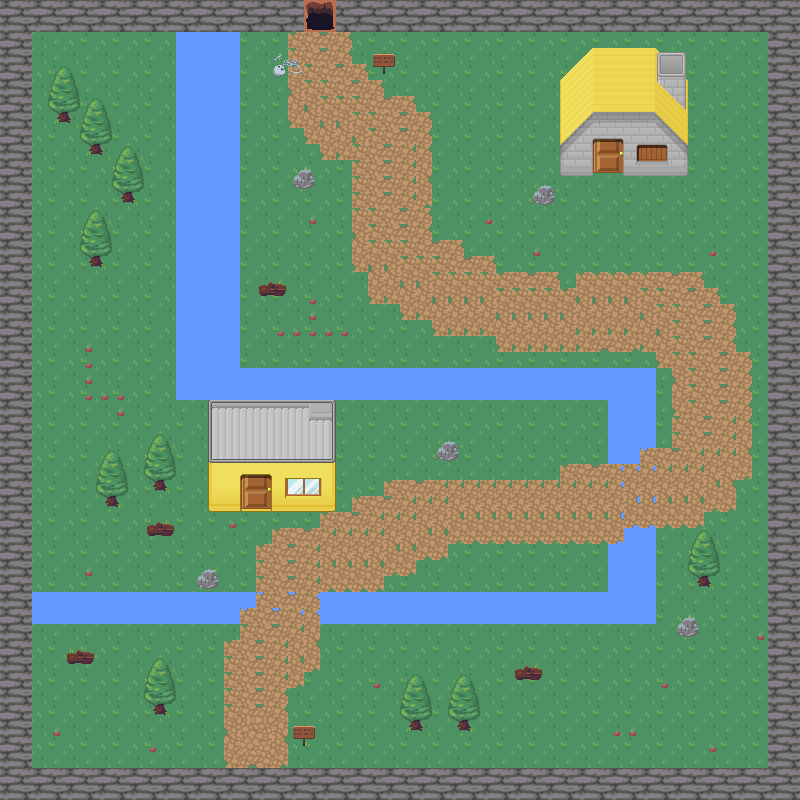

Below is a game level as drawn by its tile map, then a one-line description and the .tmx that defines it (tile-layer data replaced by summaries):
An orthogonal 50x50 tile map with 16x16 px tiles, 8 tile layers (background, wall, water, path, ...), 3 tilesets and 57 objects (35x collision, player, enter_house, enter_house_exit, exit_house2, ...).

<map version="1.10" tiledversion="1.10.1" orientation="orthogonal" renderorder="right-down" width="50" height="50" tilewidth="16" tileheight="16" infinite="0" nextlayerid="11" nextobjectid="59">
 <tileset firstgid="1" source="nature.tsx" />
 <tileset firstgid="721" source="house.tsx" />
 <tileset firstgid="2641" source="dungeon2.tsx" />
 <layer id="1" name="background" width="50" height="50">
  <data>[2500 cells, 2500 non-empty, 4 distinct tile ids]</data>
 </layer>
 <layer id="2" name="wall" width="50" height="50">
  <data>[2500 cells, 384 non-empty, 4 distinct tile ids]</data>
 </layer>
 <layer id="3" name="water" width="50" height="50">
  <data>[2500 cells, 258 non-empty, 4 distinct tile ids]</data>
 </layer>
 <layer id="4" name="path" width="50" height="50">
  <data>[2500 cells, 412 non-empty, 16 distinct tile ids]</data>
 </layer>
 <layer id="6" name="decorations" width="50" height="50">
  <data>[2500 cells, 94 non-empty, 15 distinct tile ids]</data>
 </layer>
 <layer id="7" name="house" width="50" height="50">
  <data>[2500 cells, 56 non-empty, 56 distinct tile ids]</data>
 </layer>
 <layer id="8" name="dungeon" width="50" height="50">
  <data>[2500 cells, 8 non-empty, 8 distinct tile ids]</data>
 </layer>
 <layer id="10" name="top" width="50" height="50">
  <data>[2500 cells, 124 non-empty, 70 distinct tile ids]</data>
 </layer>
 <objectgroup id="5" name="Objects">
  <object id="1" name="player" x="390.819" y="138.63">
   <point />
  </object>
  <object id="2" x="10.3235" y="-32.4454" width="651.857" height="41.2941" />
  <object id="3" x="489.63" y="-72.2647" />
  <object id="4" name="collision" type="collision" x="11.9952" y="8.6632" width="789.018" height="22.6576" />
  <object id="5" name="collision" type="collision" x="769.026" y="8.6632" width="7.9968" height="789.684" />
  <object id="6" name="collision" type="collision" x="0.6664" y="769.692" width="799.014" height="28.6552" />
  <object id="7" name="collision" type="collision" x="1.3328" y="-0.6664" width="31.3208" height="800.347" />
  <object id="8" name="collision" type="collision" x="177.262" y="33.32" width="63.9744" height="365.854" />
  <object id="9" name="collision" type="collision" x="177.262" y="369.186" width="477.142" height="29.3216" />
  <object id="10" name="collision" type="collision" x="608.423" y="449.154" width="31.9872" height="14.6608" />
  <object id="11" name="collision" type="collision" x="607.757" y="398.507" width="49.3136" height="51.3128" />
  <object id="12" name="collision" type="collision" x="625.75" y="529.788" width="29.3216" height="13.328" />
  <object id="13" name="collision" type="collision" x="609.756" y="545.115" width="45.9816" height="77.9688" />
  <object id="14" name="collision" type="collision" x="321.205" y="593.762" width="291.883" height="29.988" />
  <object id="15" name="collision" type="collision" x="240.57" y="593.762" width="15.9936" height="13.328" />
  <object id="16" name="collision" type="collision" x="34.6528" y="594.429" width="205.251" height="29.3216" />
  <object id="17" x="153.272" y="10.6624" />
  <object id="18" x="141.943" y="25.3232" />
  <object id="19" x="213.248" y="22.6576" />
  <object id="20" x="213.248" y="21.9912" />
  <object id="21" type="collision" x="60" y="113.333" width="9.66667" height="10.3333" />
  <object id="22" type="collision" x="90" y="144.667" width="11.3333" height="11" />
  <object id="23" type="collision" x="121.667" y="192" width="12" height="12.3333" />
  <object id="24" type="collision" x="91.3333" y="256.667" width="10.3333" height="10" />
  <object id="25" type="collision" x="534.333" y="188" width="20" height="18" />
  <object id="26" type="collision" x="294.667" y="174.333" width="20" height="15" />
  <object id="27" type="collision" x="258.333" y="283.667" width="28" height="14.3333" />
  <object id="28" type="collision" x="699" y="576.667" width="12.6667" height="12" />
  <object id="29" type="collision" x="678.333" y="619.333" width="20.6667" height="18.3333" />
  <object id="30" type="collision" x="516" y="669.667" width="26.3333" height="12.3333" />
  <object id="31" x="459" y="719" />
  <object id="32" type="collision" x="458.667" y="720.667" width="12" height="11" />
  <object id="33" type="collision" x="410" y="721" width="12" height="11.3333" />
  <object id="34" type="collision" x="293.667" y="731.333" width="21" height="16" />
  <object id="35" type="collision" x="154.667" y="704" width="11" height="12.3333" />
  <object id="36" type="collision" x="66" y="651.667" width="28" height="14.3333" />
  <object id="37" type="collision" x="197.333" y="572" width="22.3333" height="16" />
  <object id="38" type="collision" x="105.667" y="494.667" width="14.3333" height="14" />
  <object id="39" type="collision" x="153" y="480" width="14.6667" height="10.3333" />
  <object id="40" type="collision" x="438" y="444" width="21" height="17.3333" />
  <object id="41" type="collision" x="374.667" y="60" width="21.3333" height="14.6667" />
  <object id="42" type="collision" x="560.667" y="128" width="127.333" height="47.3333" />
  <object id="43" type="collision" x="210" y="469.333" width="125.333" height="42" />
  <object id="44" name="enter_house" type="enter_house" x="593.5" y="138.167" width="28.6667" height="59.3333" />
  <object id="45" name="enter_house_exit" x="642.75" y="199.75">
   <point />
  </object>
  <object id="47" name="exit_house2" x="301.333" y="541.333">
   <point />
  </object>
  <object id="48" name="enter_house2" x="241.333" y="477.333" width="30.6667" height="49.3333" />
  <object id="49" name="enter_dungeon" x="302" y="9.33333" width="36" height="42.6667" />
  <object id="50" name="exit_dungeon" x="360.667" y="90">
   <point />
  </object>
  <object id="51" name="dungeon_exit_spawn" x="320.667" y="93.3333">
   <point />
  </object>
 </objectgroup>
 <objectgroup id="9" name="NPCPaths">
  <object id="52" name="paul_path1" x="561.333" y="480" width="14" height="15.3333" />
  <object id="53" name="paul_path2" x="561" y="561" width="14.5" height="15" />
  <object id="54" name="paul_path3" x="369" y="560.5" width="15" height="16" />
  <object id="55" x="362.5" y="568.5" width="7.5" />
  <object id="56" name="paul_path4" x="369" y="480.5" width="15" height="16" />
  <object id="57" name="robin_path1" x="513.5" y="240.5" width="14.5" height="16" />
  <object id="58" name="robin_path2" x="704.5" y="240.5" width="15.5" height="15.5" />
 </objectgroup>
</map>
